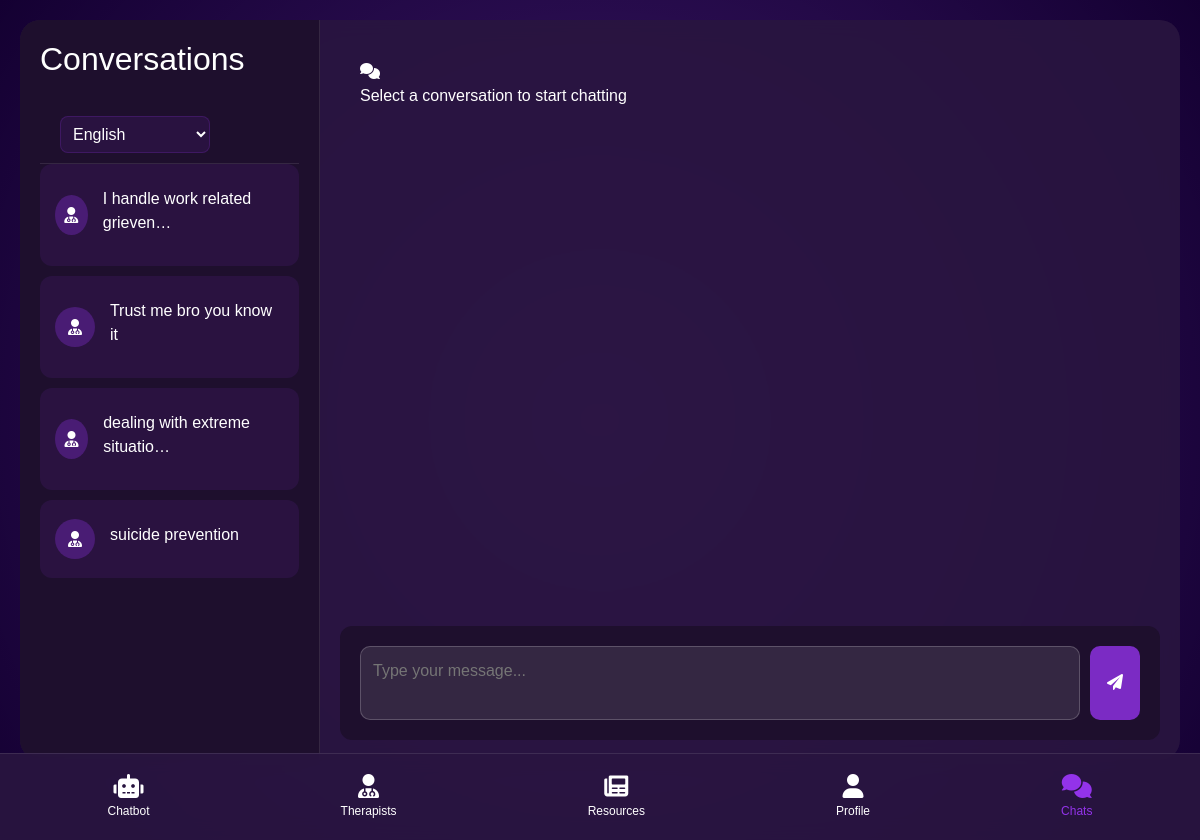
Page /auth/chat/ (signed in) on the committed database.
### user_management/models.py (models this page shows, shortened)
class CustomUser(AbstractBaseUser, PermissionsMixin):
    email = models.EmailField(unique=True)
    phone_number = models.CharField(max_length=15)
    company_name = models.CharField(max_length=255)
    legal_name = models.CharField(max_length=255)
    profile_pic = models.ImageField(upload_to='profile_pics/', default='default_pic.jpg')
    is_active = models.BooleanField(default=True)
    is_staff = models.BooleanField(default=False)
    groups = models.ManyToManyField(
        'auth.Group',
        related_name='custom_user_set',
        blank=True,
        verbose_name='groups',
        help_text='The groups this user belongs to.',
    )
    user_permissions = models.ManyToManyField(
        'auth.Permission',
        related_name='custom_user_set',
        blank=True,
        verbose_name='user permissions',
        help_text='Specific permissions for this user.',
    )
    objects = CustomUserManager()
    USERNAME_FIELD = 'email'
    REQUIRED_FIELDS = ['phone_number', 'company_name', 'legal_name']

class Therapist(models.Model):
    user = models.OneToOneField(CustomUser, on_delete=models.CASCADE)
    name = models.CharField(max_length=255)
    years_of_experience = models.PositiveIntegerField()
    expertise = models.TextField()
    license_certificate = models.FileField(upload_to='certificates/')

### user_management/views.py (the view)
# urls.py: path('chat/', chat_view, name='chat'),
@login_required
def chat_view(request):
    user = request.user
    if hasattr(user, 'therapist'):
        chat_partners = CustomUser.objects.filter(
            models.Q(chat_sent_messages__receiver=user) |
            models.Q(chat_received_messages__sender=user) |
            models.Q(pinged_therapists__therapist=user.therapist)
        ).distinct().order_by('-chat_sent_messages__timestamp')
    else:
        chat_partners = CustomUser.objects.filter(
            therapist__isnull=False
        ).distinct()
    return render(request, 'user_management/chat.html', {
        'chat_partners': chat_partners,
    })

### user_management/templates/user_management/chat.html (shortened to what this page needs)
{% extends 'user_management/base_with_nav.html' %}
{% block content %}
<div class="chat-container">
    <div class="chat-list">
        <div class="chat-header">
            <h2>Conversations</h2>
        </div>
        <div class="language-selector">
            <select id="language-select">
                <option value="en">English</option>
            </select>
        </div>
        <div class="chat-items">
            {% for partner in chat_partners %}
            <div class="chat-item" data-partner-id="{{ partner.id }}">
                <div class="chat-avatar">
                    <i class="fas {% if partner.therapist %}fa-user-md{% else %}fa-user{% endif %}"></i>
                </div>
                <div class="chat-info">
                    {% if partner.therapist %}
                    <p class="expertise">{{ partner.therapist.expertise|truncatechars:30 }}</p>
                    {% endif %}
                </div>
            </div>
            {% endfor %}
        </div>
    </div>
    <div class="chat-interface">
        <div id="chat-messages" class="messages-container">
            <div class="no-chat-selected">
                <i class="fas fa-comments"></i>
                <p>Select a conversation to start chatting</p>
            </div>
        </div>
        <div class="message-input">
            <textarea id="message-text" placeholder="Type your message..." disabled></textarea>
            <button id="send-button" disabled>
                <i class="fas fa-paper-plane"></i>
            </button>
        </div>
    </div>
</div>
{% endblock %}

### user_management/templates/user_management/base_with_nav.html (style rules this page uses)
body { background: radial-gradient( circle, rgba(50, 0, 100, 0.9) 0%, rgba(30, 0, 70, 0.95) 50%, rgba(20, 0, 50, 1) 100% ); color: #fff; font-family: 'Poppins', sans-serif; min-height: 100vh; margin: 0; padding-bottom: 60px; position: relative; }

### user_management/templates/user_management/chat.html (style rules this page uses)
.chat-container { display: flex; height: calc(100vh - 60px); background: rgba(42, 22, 64, 0.9); backdrop-filter: blur(10px); border-radius: 20px; margin: 20px; overflow: hidden; }
.chat-list { width: 300px; background: rgba(30, 15, 45, 0.95); padding: 20px; border-right: 1px solid rgba(255, 255, 255, 0.1); }
.chat-item { display: flex; align-items: center; padding: 15px; border-radius: 12px; margin-bottom: 10px; cursor: pointer; transition: all 0.3s ease; background: rgba(147, 51, 234, 0.1); }
.chat-avatar { width: 40px; height: 40px; background: rgba(147, 51, 234, 0.3); border-radius: 50%; display: flex; align-items: center; justify-content: center; margin-right: 15px; }
.chat-interface { flex: 1; display: flex; flex-direction: column; padding: 20px; }
.messages-container { flex: 1; overflow-y: auto; padding: 20px; }
.message-input { display: flex; gap: 10px; padding: 20px; background: rgba(30, 15, 45, 0.95); border-radius: 12px; }
textarea { flex: 1; background: rgba(255, 255, 255, 0.1); border: 1px solid rgba(255, 255, 255, 0.2); border-radius: 10px; padding: 12px; color: white; resize: none; }
#send-button { background: rgba(147, 51, 234, 0.8); border: none; border-radius: 10px; width: 50px; color: white; transition: all 0.3s ease; }
.chat-header { display: flex; justify-content: space-between; align-items: center; margin-bottom: 20px; }
.language-selector { padding: 10px 20px; border-bottom: 1px solid rgba(255, 255, 255, 0.1); }
.language-selector select { background: rgba(147, 51, 234, 0.1); border: 1px solid rgba(147, 51, 234, 0.2); color: white; padding: 8px; border-radius: 8px; width: 150px; cursor: pointer; }

### rows in the picture
CustomUser: therapist.expertise "I handle work related grieven…"
CustomUser: therapist.expertise "Trust me bro you know it"
CustomUser: therapist.expertise "dealing with extreme situatio…"
CustomUser: therapist.expertise "suicide prevention"
